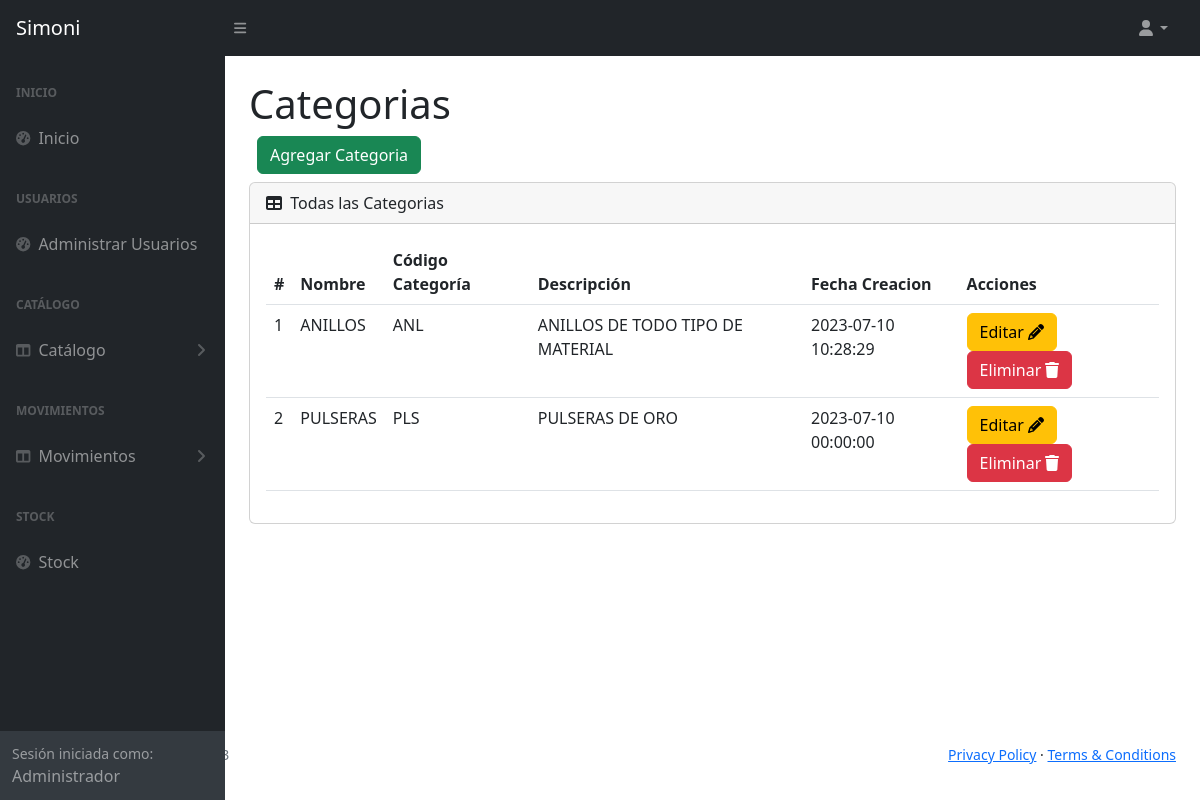
The app's page /categoria (signed in) with its own data.
### tables this page shows
CREATE TABLE `tba_categoria`  (
  `IdCategoria` int NOT NULL AUTO_INCREMENT,
  `CodCategoria` varchar(15) NOT NULL,
  `NombreCategoria` varchar(50) NOT NULL,
  `DescripcionCategoria` varchar(255) NOT NULL,
  `FechaCreacion` datetime NOT NULL,
  `FechaActualizacion` datetime NOT NULL,
  PRIMARY KEY (`IdCategoria`) USING BTREE
);

### controller/plantilla.controller.php (called while the page is built)
<?php
class ControllerPlantilla
{
  static public function ctrPlantilla()
  {
    include "view/plantilla.php";
  }
}

### index.php (called while the page is built, shortened)
<?php
require_once "controller/plantilla.controller.php";
require_once "controller/categoria.controller.php";
require_once "controller/salidas.controller.php";
require_once "model/categoria.model.php";
$plantilla = new ControllerPlantilla();
$plantilla -> ctrPlantilla();

### controller/categoria.controller.php (called while the page is built, shortened)
<?php
class ControllerCategorias
{
  public static function ctrMostrarCategorias()
  {
    $tabla = "tba_categoria";
    $listaCategorias = ModelCategorias::mdlMostrarCategorias($tabla);
    return $listaCategorias;
  }
}

### model/conexion.php (called while the page is built)
<?php
class Conexion
{
  static public function conn()
  {
    $link = new PDO("mysql:host=localhost;dbname=db_joyeriasimoni","root","");
		$link->exec("set names utf8");
		return $link;
  }
}

### model/categoria.model.php (called while the page is built, shortened)
<?php
require_once "conexion.php";
class ModelCategorias
{
  public static function mdlMostrarCategorias($tabla)
  {
    $statement = Conexion::conn()->prepare("SELECT tba_categoria.IdCategoria, tba_categoria.CodCategoria, tba_categoria.NombreCategoria, tba_categoria.DescripcionCategoria, tba_categoria.FechaCreacion FROM $tabla ORDER BY IdCategoria ASC");
    $statement -> execute();
    return $statement -> fetchAll();
  }
}

### view/modules/categoria.php (the view, shortened to what this page needs)
</div>
        </div>
        <div class="sb-sidenav-footer">
          <div class="small">Sesión iniciada como:</div>
          <?php echo $_SESSION["nombreUsuario"] ?>
        </div>
      </nav>
    </div>
    <div id="layoutSidenav_content">
      <main class="bg">
        <div class="container-fluid px-4">
          <h1 class="mt-4">Categorias
          </h1>
            <div class="d-flex m-2">
              <button type="button" class="btn btn-success" data-bs-toggle="modal" data-bs-target="#modelAgregarCategoria">
                Agregar Categoria
              </button>
            </div>
          <div class="card mb-4">
            <div class="card-header">
              <i class="fas fa-table me-1"></i>
              Todas las Categorias
            </div>
            <div class="card-body">
              <table id="datatablesSimple" class="data-table-Categoria table">
                <thead>
                  <tr>
                    <th>#</th>
                    <th>Nombre</th>
                    <th>Código Categoría</th>
                    <th>Descripción</th>
                    <th>Fecha Creacion</th>
                    <th>Acciones</th>
                  </tr>
                </thead>
                <tbody>
                  <?php
                  $categorias = ControllerCategorias::ctrMostrarCategorias();
                  foreach ($categorias as $key => $value)
                  {
                    echo
                    '<tr>
                        <td>'.($key + 1).'</td>
                        <td>'.$value["NombreCategoria"].'</td>
                        <td>'.$value["CodCategoria"].'</td>
                        <td>'.$value["DescripcionCategoria"].'</td>
                        <td>'.$value["FechaCreacion"].'</td>
                        <td>
                          <button class="btn btn-warning btnEditarCategoria" codCategoria="'.$value["IdCategoria"].'" data-bs-toggle="modal" data-bs-target="#modalEditarCategoria">Editar <i class="fa-solid fa-pencil"></i></button>
                          <button class="btn btn-danger btnEliminarCategoria" codCategoria="'.$value["IdCategoria"].'">Eliminar <i class="fa-solid fa-trash"></i></button>
                        </td>
                      </tr>';
                  }
                  ?>
                </tbody>
              </table>
            </div>
          </div>
        </div>
      </main>
    </div>
  </div>

### view/plantilla.php (shortened to what this page needs)
<!DOCTYPE html>
<html lang="es">
<head>
  <?php require "modules/header.php" ?>
</head>
  <?php
    if (isset($_SESSION["login"]) && $_SESSION["login"] == "ok")
    {
      echo '<body class="sb-nav-fixed">';
      include "modules/navbar.php";
      echo '
      <div id="layoutSidenav">
        <div id="layoutSidenav_nav">
          <nav class="sb-sidenav accordion sb-sidenav-dark" id="sidenavAccordion">
            <div class="sb-sidenav-menu">
              <div class="nav">';
      include "modules/menu.php";
      if(isset($_GET["ruta"]))
      {
        if(
          $_GET["ruta"] == "home" ||
          $_GET["ruta"] == "usuario" ||
          $_GET["ruta"] == "categoria" ||
          $_GET["ruta"] == "producto" ||
          $_GET["ruta"] == "tienda" ||
          $_GET["ruta"] == "stock" ||
          $_GET["ruta"] == "ingresos" ||
          $_GET["ruta"] == "salidas" ||
          $_GET["ruta"] == "crearIngreso" ||
          $_GET["ruta"] == "crearSalida" ||
          $_GET["ruta"] == "signout"
        )
        {
          include "modules/".$_GET["ruta"].".php";
        }
        else
        {
          include "web/404.html";
        }
      }
      else
      {
        include "modules/home.php";
      }
      echo '<footer>';
      include "modules/footer.php";
      echo '</footer>';
    }
    else
    {
      include "modules/login.php";
    }
  ?>
</body>
</html>

### view/modules/header.php (shortened to what this page needs)
<link href="https://cdn.jsdelivr.net/npm/simple-datatables@7.1.2/dist/style.min.css" rel="stylesheet" />
<link href="css/styles.css" rel="stylesheet" />
<link href="https://cdn.jsdelivr.net/npm/sweetalert2@11.7.5/dist/sweetalert2.min.css" rel="stylesheet">

### view/modules/navbar.php (shortened to what this page needs)
<nav class="sb-topnav navbar navbar-expand navbar-dark bg-dark">
  <a class="navbar-brand ps-3" href="index.php">Simoni</a>
  <button class="btn btn-link btn-sm order-1 order-lg-0 me-4 me-lg-0" id="sidebarToggle" href="#!"><i class="fas fa-bars"></i></button>
  <ul class="navbar-nav ms-auto ms-md-0 me-3 me-lg-4">
    <li class="nav-item dropdown">
      <a class="nav-link dropdown-toggle" id="navbarDropdown" href="#" role="button" data-bs-toggle="dropdown" aria-expanded="false"><i class="fas fa-user fa-fw"></i></a>
    </li>
  </ul>
</nav>

### view/modules/menu.php (shortened to what this page needs)
<div class="sb-sidenav-menu-heading">Inicio</div>
<a class="nav-link" href="home">
  <div class="sb-nav-link-icon"><i class="fas fa-tachometer-alt"></i></div>
  Inicio
</a>
<div class="sb-sidenav-menu-heading">Usuarios</div>
<a class="nav-link" href="usuario">
  <div class="sb-nav-link-icon"><i class="fas fa-tachometer-alt"></i></div>
  Administrar Usuarios
</a>
<div class="sb-sidenav-menu-heading">Catálogo</div>
<a class="nav-link collapsed" href="#" data-bs-toggle="collapse" data-bs-target="#listaCatalogo" aria-expanded="false" aria-controls="collapseLayouts">
  <div class="sb-nav-link-icon"><i class="fas fa-columns"></i></div>
  Catálogo
  <div class="sb-sidenav-collapse-arrow"><i class="fas fa-angle-down"></i></div>
</a>
<div class="sb-sidenav-menu-heading">Movimientos</div>
<a class="nav-link collapsed" href="#" data-bs-toggle="collapse" data-bs-target="#listaMovimientos" aria-expanded="false" aria-controls="collapseLayouts">
  <div class="sb-nav-link-icon"><i class="fas fa-columns"></i></div>
  Movimientos
  <div class="sb-sidenav-collapse-arrow"><i class="fas fa-angle-down"></i></div>
</a>
<div class="sb-sidenav-menu-heading">Stock</div>
<a class="nav-link" href="stock">
  <div class="sb-nav-link-icon"><i class="fas fa-tachometer-alt"></i></div>
  Stock
</a>

### view/modules/footer.php
<div class="container-fluid px-4">
  <div class="d-flex align-items-center justify-content-between small">
    <div class="text-muted">Copyright &copy; Your Website 2023</div>
    <div>
      <a href="#">Privacy Policy</a>
      &middot;
      <a href="#">Terms &amp; Conditions</a>
    </div>
  </div>
</div>

### records on screen
tba_categoria: NombreCategoria "ANILLOS", CodCategoria "ANL", DescripcionCategoria "ANILLOS DE TODO TIPO DE MATERIAL", FechaCreacion "2023-07-10 10:28:29"
tba_categoria: NombreCategoria "PULSERAS", CodCategoria "PLS", DescripcionCategoria "PULSERAS DE ORO", FechaCreacion "2023-07-10 00:00:00"

### other values on screen
$_SESSION["nombreUsuario"] "Administrador"
